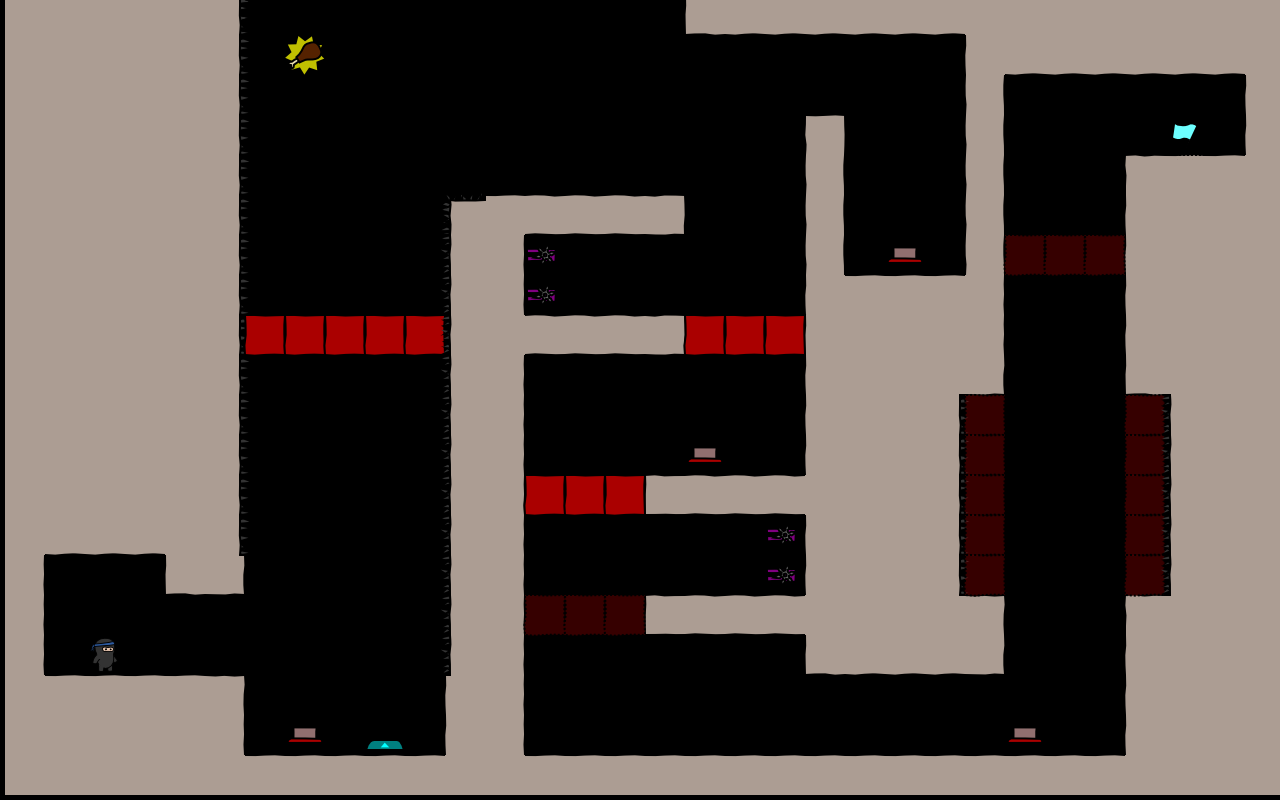

The image is a tile-based game level rendered from a .tmx file. Its description and complete source (layers, tilesets, objects, tile grids) follow:
An orthogonal 32x20 tile map with 40x40 px tiles, 4 tile layers (bg, walls, objects, fg), 3 tilesets.

<map version="1.0" orientation="orthogonal" width="32" height="20" tilewidth="40" tileheight="40">
 <tileset firstgid="1" name="world1" tilewidth="50" tileheight="50">
  <image source="world1.png" width="400" height="400" />
 </tileset>
 <tileset firstgid="65" name="objectpalette" tilewidth="50" tileheight="50">
  <image source="objectpalette.png" width="400" height="500" />
 </tileset>
 <tileset firstgid="145" name="background" tilewidth="40" tileheight="40">
  <image source="background1.png" width="320" height="600" />
 </tileset>
 <layer name="bg" width="32" height="20">
  <data encoding="csv">
0,0,0,0,0,0,0,0,0,0,0,0,0,0,0,0,0,0,0,0,0,0,0,0,0,0,0,0,0,0,0,0,
0,0,0,0,0,0,0,0,0,0,0,0,0,0,0,0,0,0,0,0,0,0,0,0,0,0,0,0,0,0,0,0,
0,0,0,0,0,0,0,0,0,0,0,0,0,0,0,0,0,0,0,0,0,0,0,0,0,0,0,0,0,0,0,0,
0,0,0,0,0,0,0,0,0,0,0,0,0,0,0,0,0,0,0,0,0,0,0,0,0,0,0,0,0,0,0,0,
0,0,0,0,0,0,0,0,0,0,0,0,0,0,0,0,0,0,0,0,0,0,0,0,0,0,0,0,0,0,0,0,
0,0,0,0,0,0,0,0,0,0,0,0,0,0,0,0,0,0,0,0,0,0,0,0,0,0,0,0,0,0,0,0,
0,0,0,0,0,0,0,0,0,0,0,0,0,0,0,0,0,0,0,0,0,0,0,0,0,0,0,0,0,0,0,0,
0,0,0,0,0,0,0,0,0,0,0,0,0,0,0,0,0,0,0,0,0,0,0,0,0,0,0,0,0,0,0,0,
0,0,0,0,0,0,0,0,0,0,0,0,0,0,0,0,0,0,0,0,0,0,0,0,0,0,0,0,0,0,0,0,
0,0,0,0,0,0,0,0,0,0,0,0,0,0,0,0,0,0,0,0,0,0,0,0,0,0,0,0,0,0,0,0,
0,0,0,0,0,0,0,0,0,0,0,0,0,0,0,0,0,0,0,0,0,0,0,0,0,0,0,0,0,0,0,0,
0,0,0,0,0,0,0,0,0,0,0,0,0,0,0,0,0,0,0,0,0,0,0,0,0,0,0,0,0,0,0,0,
0,0,0,0,0,0,0,0,0,0,0,0,0,0,0,0,0,0,0,0,0,0,0,0,0,0,0,0,0,0,0,0,
0,0,0,0,0,0,0,0,0,0,0,0,0,0,0,0,0,0,0,0,0,0,0,0,0,0,0,0,0,0,0,0,
0,0,0,0,0,0,0,0,0,0,0,0,0,0,0,0,0,0,0,0,0,0,0,0,0,0,0,0,0,0,0,0,
0,0,0,0,0,0,0,0,0,0,0,0,0,0,0,0,0,0,0,0,0,0,0,0,0,0,0,0,0,0,0,0,
0,0,0,0,0,0,0,0,0,0,0,0,0,0,0,0,0,0,0,0,0,0,0,0,0,0,0,0,0,0,0,0,
0,0,0,0,0,0,0,0,0,0,0,0,0,0,0,0,0,0,0,0,0,0,0,0,0,0,0,0,0,0,0,0,
0,0,0,0,0,0,0,0,0,0,0,0,0,0,0,0,0,0,0,0,0,0,0,0,0,0,0,0,0,0,0,0,
0,0,0,0,0,0,0,0,0,0,0,0,0,0,0,0,0,0,0,0,0,0,0,0,0,0,0,0,0,0,0,0
</data>
 </layer>
 <layer name="walls" width="32" height="20">
  <data encoding="csv">
18,18,18,18,18,0,0,0,0,0,0,0,0,0,0,0,0,25,26,26,26,26,26,26,18,18,18,18,18,18,18,18,
18,18,18,18,18,0,0,0,0,0,0,0,0,0,0,0,0,0,0,0,0,0,0,0,17,26,26,26,26,26,26,18,
18,18,18,18,0,0,0,0,0,0,0,0,0,0,0,0,0,0,0,0,0,0,0,0,20,0,0,0,0,0,0,17,
18,18,18,18,0,0,0,0,0,0,0,0,0,0,0,0,0,0,0,0,12,0,0,0,20,0,0,0,0,0,0,17,
18,18,18,18,0,0,0,0,0,0,0,0,0,0,0,0,0,0,0,0,20,0,0,0,20,0,0,0,9,10,10,18,
18,18,18,18,0,0,0,0,0,0,0,0,10,2,2,2,3,0,0,0,20,0,0,0,20,0,0,0,17,18,18,18,
18,18,18,18,0,0,0,0,0,0,0,0,19,0,0,0,0,0,0,0,20,0,0,0,20,0,0,0,17,18,18,18,
18,18,18,18,0,0,0,0,0,0,0,0,19,0,0,0,0,0,0,0,17,10,10,10,19,0,0,0,17,18,18,18,
18,18,18,18,18,0,0,0,0,0,0,0,18,2,2,2,3,0,0,0,17,18,18,18,19,0,0,0,17,18,18,18,
18,18,18,18,18,0,0,0,0,0,0,0,19,0,0,0,0,0,0,0,17,18,18,18,27,0,0,0,25,18,18,18,
18,18,18,18,18,0,0,0,0,0,0,0,19,0,0,0,0,0,0,0,17,18,18,0,0,0,0,0,0,0,18,18,
18,18,18,18,18,0,0,0,0,0,0,0,19,0,0,0,0,0,0,0,17,18,18,0,0,0,0,0,0,0,18,18,
18,18,18,18,18,0,0,0,0,0,0,0,19,0,0,0,1,2,2,2,18,18,18,0,0,0,0,0,0,0,18,18,
18,26,26,26,18,0,0,0,0,0,0,0,19,0,0,0,0,0,0,0,17,18,18,0,0,0,0,0,0,0,18,18,
19,0,0,0,25,27,0,0,0,0,0,0,19,0,0,0,0,0,0,0,17,18,18,0,0,0,0,0,0,0,18,18,
19,0,0,0,0,0,0,0,0,0,0,0,19,0,0,0,1,2,2,2,18,18,18,18,11,0,0,0,9,18,18,18,
19,0,0,0,0,0,0,0,0,0,0,0,19,0,0,0,0,0,0,0,25,26,26,26,27,0,0,0,17,18,18,18,
18,10,10,10,10,11,0,0,0,0,0,17,19,0,0,0,0,0,0,0,0,0,0,0,0,0,0,0,17,18,18,18,
18,18,18,18,18,19,0,0,0,0,0,17,19,0,0,0,0,0,0,0,0,0,0,0,0,0,0,0,17,18,18,18,
18,18,18,18,18,18,10,10,10,10,10,18,18,10,10,10,10,10,10,10,10,10,10,10,10,10,10,10,18,18,18,18
</data>
 </layer>
 <layer name="objects" width="32" height="20">
  <data encoding="csv">
0,0,0,0,0,115,0,0,0,0,0,0,0,0,0,0,0,0,0,0,0,0,0,0,0,0,0,0,0,0,0,0,
0,0,0,0,0,115,0,78,0,0,0,0,0,0,0,0,0,0,0,0,0,0,0,0,0,0,0,0,0,0,0,0,
0,0,0,0,114,115,0,0,0,0,0,0,0,0,0,0,0,0,0,0,0,0,0,0,0,0,0,0,0,0,0,0,
0,0,0,0,114,115,0,0,0,0,0,0,0,0,0,0,0,0,0,0,0,0,0,0,0,0,0,0,0,66,0,0,
0,0,0,0,114,115,0,0,0,0,0,0,0,0,0,0,0,0,0,0,0,0,0,0,0,0,0,0,0,0,0,0,
0,0,0,0,114,115,0,0,0,0,0,105,0,0,0,0,0,0,0,0,0,0,0,0,0,0,0,0,0,0,0,0,
0,0,0,0,114,115,0,0,0,0,0,113,0,76,0,0,0,0,0,0,0,0,81,0,0,82,82,82,0,0,0,0,
0,0,0,0,114,115,0,0,0,0,0,113,0,76,0,0,0,0,0,0,0,0,0,0,0,0,0,0,0,0,0,0,
0,0,0,0,0,115,83,83,83,83,83,113,0,0,0,0,0,83,83,83,0,0,0,0,0,0,0,0,0,0,0,0,
0,0,0,0,0,115,0,0,0,0,0,113,0,0,0,0,0,0,0,0,0,0,0,0,0,0,0,0,0,0,0,0,
0,0,0,0,0,115,0,0,0,0,0,113,0,0,0,0,0,0,0,0,0,0,0,115,82,0,0,0,82,113,0,0,
0,0,0,0,0,115,0,0,0,0,0,113,0,0,0,0,0,81,0,0,0,0,0,115,82,0,0,0,82,113,0,0,
0,0,0,0,0,115,0,0,0,0,0,113,0,83,83,83,0,0,0,0,0,0,0,115,82,0,0,0,82,113,0,0,
0,0,0,0,0,115,0,0,0,0,0,113,0,0,0,0,0,0,0,76,0,0,0,115,82,0,0,0,82,113,0,0,
0,0,0,0,0,0,0,0,0,0,0,113,0,0,0,0,0,0,0,76,0,0,0,115,82,0,0,0,82,113,0,0,
0,0,0,0,0,0,0,0,0,0,0,113,0,82,82,82,0,0,0,0,0,0,0,0,0,0,0,0,0,0,0,0,
0,0,65,0,0,0,0,0,0,0,0,113,0,0,0,0,0,0,0,0,0,0,0,0,0,0,0,0,0,0,0,0,
0,0,0,0,0,0,0,0,0,0,0,0,0,0,0,0,0,0,0,0,0,0,0,0,0,0,0,0,0,0,0,0,
0,0,0,0,0,0,0,81,0,71,0,0,0,0,0,0,0,0,0,0,0,0,0,0,0,81,0,0,0,0,0,0,
0,0,0,0,0,0,0,0,0,0,0,0,0,0,0,0,0,0,0,0,0,0,0,0,0,0,0,0,0,0,0,0
</data>
 </layer>
 <layer name="fg" width="32" height="20">
  <data encoding="csv">
0,0,0,0,0,0,0,0,0,0,0,0,0,0,0,0,0,0,0,0,0,0,0,0,0,0,0,0,0,0,0,0,
0,0,0,0,0,0,0,0,0,0,0,0,0,0,0,0,0,0,0,0,0,0,0,0,0,0,0,0,0,0,0,0,
0,0,0,0,0,0,0,0,0,0,0,0,0,0,0,0,0,0,0,0,0,0,0,0,0,0,0,0,0,0,0,0,
0,0,0,0,0,0,0,0,0,0,0,0,0,0,0,0,0,0,0,0,0,0,0,0,0,0,0,0,0,0,0,0,
0,0,0,0,0,0,0,0,0,0,0,0,0,0,0,0,0,0,0,0,0,0,0,0,0,0,0,0,0,0,0,0,
0,0,0,0,0,0,0,0,0,0,0,0,0,0,0,0,0,0,0,0,0,0,0,0,0,0,0,0,0,0,0,0,
0,0,0,0,0,0,0,0,0,0,0,0,0,0,0,0,0,0,0,0,0,0,0,0,0,0,0,0,0,0,0,0,
0,0,0,0,0,0,0,0,0,0,0,0,0,0,0,0,0,0,0,0,0,0,0,0,0,0,0,0,0,0,0,0,
0,0,0,0,0,0,0,0,0,0,0,0,0,0,0,0,0,0,0,0,0,0,0,0,0,0,0,0,0,0,0,0,
0,0,0,0,0,0,0,0,0,0,0,0,0,0,0,0,0,0,0,0,0,0,0,0,0,0,0,0,0,0,0,0,
0,0,0,0,0,0,0,0,0,0,0,0,0,0,0,0,0,0,0,0,0,0,0,0,0,0,0,0,0,0,0,0,
0,0,0,0,0,0,0,0,0,0,0,0,0,0,0,0,0,0,0,0,0,0,0,0,0,0,0,0,0,0,0,0,
0,0,0,0,0,0,0,0,0,0,0,0,0,0,0,0,0,0,0,0,0,0,0,0,0,0,0,0,0,0,0,0,
0,0,0,0,0,0,0,0,0,0,0,0,0,0,0,0,0,0,0,0,0,0,0,0,0,0,0,0,0,0,0,0,
0,0,0,0,0,0,0,0,0,0,0,0,0,0,0,0,0,0,0,0,0,0,0,0,0,0,0,0,0,0,0,0,
0,0,0,0,0,0,0,0,0,0,0,0,0,0,0,0,0,0,0,0,0,0,0,0,0,0,0,0,0,0,0,0,
0,0,0,0,0,0,0,0,0,0,0,0,0,0,0,0,0,0,0,0,0,0,0,0,0,0,0,0,0,0,0,0,
0,0,0,0,0,0,0,0,0,0,0,0,0,0,0,0,0,0,0,0,0,0,0,0,0,0,0,0,0,0,0,0,
0,0,0,0,0,0,0,0,0,0,0,0,0,0,0,0,0,0,0,0,0,0,0,0,0,0,0,0,0,0,0,0,
0,0,0,0,0,0,0,0,0,0,0,0,0,0,0,0,0,0,0,0,0,0,0,0,0,0,0,0,0,0,0,0
</data>
 </layer>
</map>
